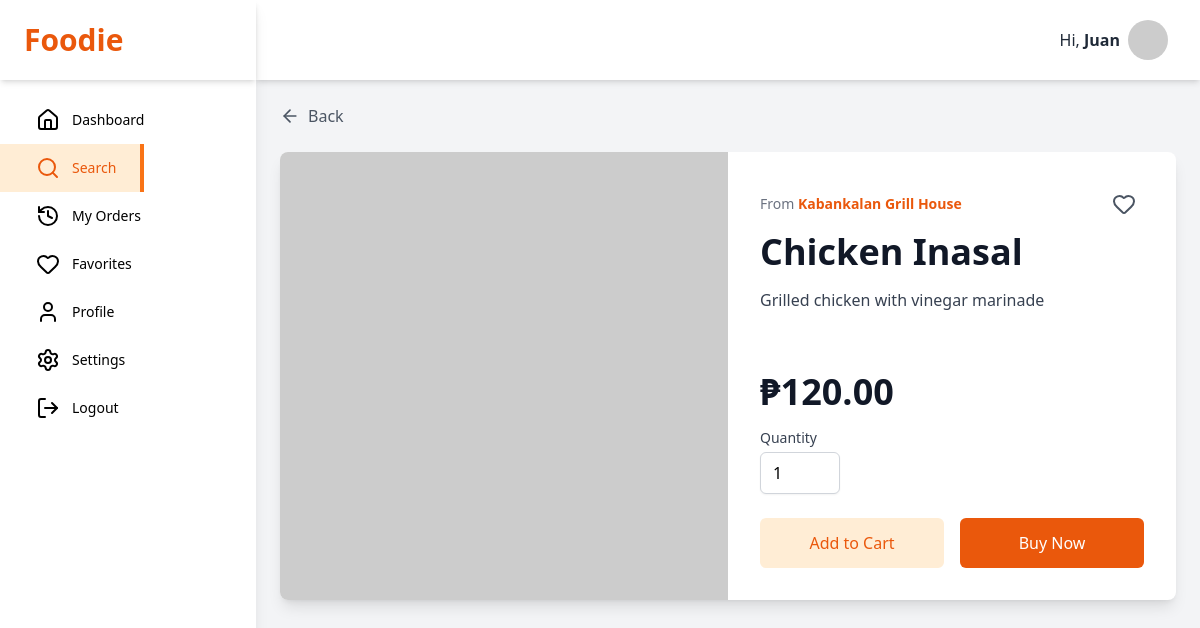
The page /view_item.php?id=1 (signed in) on the database its author committed.
### tables this page shows
CREATE TABLE `menu_items` (
  `id` INT NOT NULL AUTO_INCREMENT,
  `restaurant_id` INT NOT NULL,
  `name` VARCHAR(255) NOT NULL,
  `description` TEXT DEFAULT NULL,
  `price` DECIMAL(10, 2) NOT NULL,
  `image_url` VARCHAR(255) DEFAULT NULL,
  `category` VARCHAR(100) DEFAULT 'Main Course',  
  `is_available` BOOLEAN NOT NULL DEFAULT TRUE,
  `created_at` TIMESTAMP NOT NULL DEFAULT CURRENT_TIMESTAMP,
  PRIMARY KEY (`id`),
  FOREIGN KEY (`restaurant_id`) REFERENCES `restaurants`(`id`) ON DELETE CASCADE
);

CREATE TABLE `restaurants` (
  `id` INT NOT NULL AUTO_INCREMENT,
  `user_id` INT NOT NULL,  
  `name` VARCHAR(255) NOT NULL,
  `cuisine` VARCHAR(100) DEFAULT NULL,  
  `address` VARCHAR(255) NOT NULL,
  `city` VARCHAR(255) NULL DEFAULT NULL,
  `business_type` VARCHAR(100) NULL DEFAULT NULL,
  `details` TEXT NULL DEFAULT NULL,
  `business_permit_url` VARCHAR(255) NULL DEFAULT NULL,
  `latitude` DECIMAL(10, 8) NULL DEFAULT NULL,
  `longitude` DECIMAL(11, 8) NULL DEFAULT NULL,
  `banner_image_url` VARCHAR(255) DEFAULT NULL,
  `operating_hours` VARCHAR(100) DEFAULT NULL,  
  `is_open` BOOLEAN NOT NULL DEFAULT TRUE,
  `created_at` TIMESTAMP NOT NULL DEFAULT CURRENT_TIMESTAMP,
  PRIMARY KEY (`id`),
  FOREIGN KEY (`user_id`) REFERENCES `users`(`id`) ON DELETE CASCADE
);

### view_item.php (the view, shortened to what this page needs)
<?php
$link = mysqli_connect(DB_HOST, DB_USER, DB_PASS, DB_NAME);
$item_id = trim($_GET["id"]);
$customer_id = $_SESSION['id'];
$item_details = null;
$sql = "SELECT mi.id, mi.name as item_name, mi.description, mi.price, mi.image_url as item_image, r.id as restaurant_id, r.name as restaurant_name, (SELECT COUNT(*) FROM favorite_items WHERE menu_item_id = mi.id) as favorite_count, f.id as favorite_id FROM menu_items mi JOIN restaurants r ON mi.restaurant_id = r.id LEFT JOIN favorite_items f ON mi.id = f.menu_item_id AND f.customer_id = ? WHERE mi.id = ?";
if($stmt = mysqli_prepare($link, $sql)){
    mysqli_stmt_bind_param($stmt, "ii", $customer_id, $item_id);
    mysqli_stmt_execute($stmt);
    $result = mysqli_stmt_get_result($stmt);
    if(mysqli_num_rows($result) == 1){ $item_details = mysqli_fetch_assoc($result); }
    else { header("location: customer_dashboard.php"); exit; }
}
$is_favorited = !is_null($item_details['favorite_id']);
?>
<!DOCTYPE html>
<html lang="en">
<head>
    <script src="https://cdn.tailwindcss.com"></script>
    <link rel="stylesheet" href="style.css">
</head>
<body class="bg-gray-100 font-sans">
    <div class="flex h-screen bg-gray-100">
        <?php require_once 'cdashboard_partial/sidebar.php'; ?>
        <div class="flex flex-col flex-1 overflow-y-auto">
            <?php require_once 'cdashboard_partial/header.php'; ?>
            <div class="p-4 md:p-6 pb-20 md:pb-6">
                <a href="javascript:history.back()" class="flex items-center text-gray-600 hover:text-orange-600 mb-6"><i data-lucide="arrow-left" class="w-5 h-5 mr-2"></i>Back</a>
                <div class="bg-white rounded-lg shadow-lg overflow-hidden">
                    <div class="md:flex">
                        <div class="md:w-1/2"><img src="<?php echo htmlspecialchars($item_details['item_image'] ?? 'https://placehold.co/600x600/F0F0F0/333?text=Delicious+Food'); ?>" alt="<?php echo htmlspecialchars($item_details['item_name']); ?>" class="w-full h-64 md:h-full object-cover"></div>
                        <div class="p-6 md:p-8 md:w-1/2 flex flex-col justify-between">
                            <div>
                                <div class="flex items-center justify-between"><p class="text-sm text-gray-500">From <a href="view_restaurant.php?id=<?php echo $item_details['restaurant_id']; ?>" class="font-semibold text-orange-600 hover:underline"><?php echo htmlspecialchars($item_details['restaurant_name']); ?></a></p><button class="favorite-item-btn rounded-full p-2 text-gray-600 hover:text-red-500" data-item-id="<?php echo $item_details['id']; ?>"><i data-lucide="heart" class="w-6 h-6 <?php echo $is_favorited ? 'fill-red-500 text-red-500' : ''; ?>"></i></button></div>
                                <h1 class="text-3xl md:text-4xl font-bold text-gray-900 mt-2"><?php echo htmlspecialchars($item_details['item_name']); ?></h1>
                                <p class="text-gray-700 mt-4"><?php echo nl2br(htmlspecialchars($item_details['description'])); ?></p>
                            </div>
                            <div class="mt-8">
                                <p class="text-4xl font-extrabold text-gray-900">₱<?php echo number_format($item_details['price'], 2); ?></p>
                                <div class="mt-4">
                                    <label for="quantity" class="block text-sm font-medium text-gray-700 mb-1">Quantity</label>
                                    <input type="number" id="quantity" name="quantity" value="1" min="1" max="10" class="w-20 px-3 py-2 border border-gray-300 rounded-md shadow-sm focus:ring-orange-500 focus:border-orange-500">
                                </div>
                                <div class="mt-6 grid grid-cols-1 md:grid-cols-2 gap-4">
                                    <button id="add-to-cart-btn" data-item-id="<?php echo $item_details['id']; ?>" class="w-full flex items-center justify-center px-8 py-3 border border-transparent text-base font-medium rounded-md text-orange-600 bg-orange-100 hover:bg-orange-200">Add to Cart</button>
                                    <button id="buy-now-btn" class="w-full flex items-center justify-center px-8 py-3 border border-transparent text-base font-medium rounded-md text-white bg-orange-600 hover:bg-orange-700">Buy Now</button>
                                </div>
                            </div>
                        </div>
                    </div>
                </div>
            </div>
        </div>
    </div>
</body>
</html>

### style.css (style rules this page uses)
body { font-family: 'Inter', sans-serif; }

### rows shown on the page
menu_items: restaurant.name "Kabankalan Grill House", name "Chicken Inasal", description "Grilled chicken with vinegar marinade", price "120.00"

### other values the page prints
$first_name "Juan"
